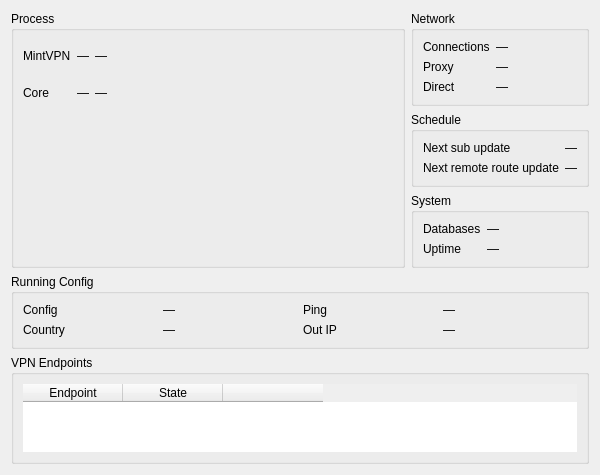
<?xml version="1.0" encoding="UTF-8"?>
<ui version="4.0">
 <class>DialogRuntimeStats</class>
 <widget class="QDialog" name="DialogRuntimeStats">
  <property name="geometry">
   <rect>
    <x>0</x>
    <y>0</y>
    <width>600</width>
    <height>470</height>
   </rect>
  </property>
  <property name="windowTitle">
   <string>Runtime Statistics</string>
  </property>
  <layout class="QGridLayout" name="rootGrid">
   <item row="0" column="0" rowspan="3">
    <widget class="QGroupBox" name="groupProcess">
     <property name="title">
      <string>Process</string>
     </property>
     <layout class="QVBoxLayout" name="processLayout">
      <item>
       <layout class="QGridLayout" name="tableGrid">
        <item row="0" column="0">
         <widget class="QLabel" name="labelQuattroName">
          <property name="text">
           <string notr="true">MintVPN</string>
          </property>
         </widget>
        </item>
        <item row="0" column="1">
         <widget class="QLabel" name="vQuattroCpu">
          <property name="text">
           <string notr="true">—</string>
          </property>
          <property name="alignment">
           <set>Qt::AlignmentFlag::AlignRight|Qt::AlignmentFlag::AlignTrailing|Qt::AlignmentFlag::AlignVCenter</set>
          </property>
         </widget>
        </item>
        <item row="0" column="2">
         <widget class="QLabel" name="vQuattroRam">
          <property name="text">
           <string notr="true">—</string>
          </property>
          <property name="alignment">
           <set>Qt::AlignmentFlag::AlignRight|Qt::AlignmentFlag::AlignTrailing|Qt::AlignmentFlag::AlignVCenter</set>
          </property>
         </widget>
        </item>
        <item row="1" column="0">
         <widget class="QLabel" name="labelCoreName">
          <property name="text">
           <string>Core</string>
          </property>
         </widget>
        </item>
        <item row="1" column="1">
         <widget class="QLabel" name="vCoreCpu">
          <property name="text">
           <string notr="true">—</string>
          </property>
          <property name="alignment">
           <set>Qt::AlignmentFlag::AlignRight|Qt::AlignmentFlag::AlignTrailing|Qt::AlignmentFlag::AlignVCenter</set>
          </property>
         </widget>
        </item>
        <item row="1" column="2">
         <widget class="QLabel" name="vCoreRam">
          <property name="text">
           <string notr="true">—</string>
          </property>
          <property name="alignment">
           <set>Qt::AlignmentFlag::AlignRight|Qt::AlignmentFlag::AlignTrailing|Qt::AlignmentFlag::AlignVCenter</set>
          </property>
         </widget>
        </item>
        <item row="0" column="3" rowspan="2">
         <spacer name="tableSpacer">
          <property name="orientation">
           <enum>Qt::Orientation::Horizontal</enum>
          </property>
          <property name="sizeHint" stdset="0">
           <size>
            <width>12</width>
            <height>0</height>
           </size>
          </property>
         </spacer>
        </item>
       </layout>
      </item>
      <item>
       <widget class="MiniChartWidget" name="cpuChart" native="true"/>
      </item>
      <item>
       <widget class="MiniChartWidget" name="ramChart" native="true"/>
      </item>
     </layout>
    </widget>
   </item>
   <item row="0" column="1">
    <widget class="QGroupBox" name="groupNetwork">
     <property name="title">
      <string>Network</string>
     </property>
     <layout class="QFormLayout" name="formNetwork">
      <item row="0" column="0">
       <widget class="QLabel" name="labelConns">
        <property name="text">
         <string>Connections</string>
        </property>
       </widget>
      </item>
      <item row="0" column="1">
       <widget class="QLabel" name="vConns">
        <property name="text">
         <string notr="true">—</string>
        </property>
       </widget>
      </item>
      <item row="1" column="0">
       <widget class="QLabel" name="labelSpeedProxy">
        <property name="text">
         <string>Proxy</string>
        </property>
       </widget>
      </item>
      <item row="1" column="1">
       <widget class="QLabel" name="vSpeedProxy">
        <property name="text">
         <string notr="true">—</string>
        </property>
       </widget>
      </item>
      <item row="2" column="0">
       <widget class="QLabel" name="labelSpeedDirect">
        <property name="text">
         <string>Direct</string>
        </property>
       </widget>
      </item>
      <item row="2" column="1">
       <widget class="QLabel" name="vSpeedDirect">
        <property name="text">
         <string notr="true">—</string>
        </property>
       </widget>
      </item>
     </layout>
    </widget>
   </item>
   <item row="1" column="1">
    <widget class="QGroupBox" name="groupSchedule">
     <property name="title">
      <string>Schedule</string>
     </property>
     <layout class="QFormLayout" name="formSchedule">
      <item row="0" column="0">
       <widget class="QLabel" name="labelSubUpdate">
        <property name="text">
         <string>Next sub update</string>
        </property>
       </widget>
      </item>
      <item row="0" column="1">
       <widget class="QLabel" name="vSubUpdate">
        <property name="text">
         <string notr="true">—</string>
        </property>
       </widget>
      </item>
      <item row="1" column="0">
       <widget class="QLabel" name="labelRouteUpdate">
        <property name="text">
         <string>Next remote route update</string>
        </property>
       </widget>
      </item>
      <item row="1" column="1">
       <widget class="QLabel" name="vRouteUpdate">
        <property name="text">
         <string notr="true">—</string>
        </property>
       </widget>
      </item>
     </layout>
    </widget>
   </item>
   <item row="2" column="1">
    <widget class="QGroupBox" name="groupSystem">
     <property name="title">
      <string>System</string>
     </property>
     <layout class="QFormLayout" name="formSystem">
      <item row="0" column="0">
       <widget class="QLabel" name="labelDbSize">
        <property name="text">
         <string>Databases</string>
        </property>
       </widget>
      </item>
      <item row="0" column="1">
       <widget class="QLabel" name="vDbSize">
        <property name="text">
         <string notr="true">—</string>
        </property>
       </widget>
      </item>
      <item row="1" column="0">
       <widget class="QLabel" name="labelUptime">
        <property name="text">
         <string>Uptime</string>
        </property>
       </widget>
      </item>
      <item row="1" column="1">
       <widget class="QLabel" name="vUptime">
        <property name="text">
         <string notr="true">—</string>
        </property>
       </widget>
      </item>
     </layout>
    </widget>
   </item>
   <item row="3" column="0" colspan="2">
    <widget class="QGroupBox" name="groupRunning">
     <property name="title">
      <string>Running Config</string>
     </property>
     <layout class="QGridLayout" name="formRunning">
      <item row="3" column="1">
       <widget class="QLabel" name="vCountry">
        <property name="text">
         <string notr="true">—</string>
        </property>
       </widget>
      </item>
      <item row="3" column="0">
       <widget class="QLabel" name="labelCountry">
        <property name="text">
         <string>Country</string>
        </property>
       </widget>
      </item>
      <item row="2" column="1">
       <widget class="QLabel" name="vCfgName">
        <property name="text">
         <string notr="true">—</string>
        </property>
       </widget>
      </item>
      <item row="2" column="0">
       <widget class="QLabel" name="labelCfgName">
        <property name="text">
         <string>Config</string>
        </property>
       </widget>
      </item>
      <item row="3" column="2">
       <widget class="QLabel" name="labelOutIp">
        <property name="text">
         <string>Out IP</string>
        </property>
       </widget>
      </item>
      <item row="3" column="3">
       <widget class="QLabel" name="vOutIp">
        <property name="text">
         <string notr="true">—</string>
        </property>
        <property name="textInteractionFlags">
         <set>Qt::TextInteractionFlag::TextSelectableByMouse</set>
        </property>
       </widget>
      </item>
      <item row="2" column="3">
       <widget class="QLabel" name="vPing">
        <property name="text">
         <string notr="true">—</string>
        </property>
       </widget>
      </item>
      <item row="2" column="2">
       <widget class="QLabel" name="labelPing">
        <property name="text">
         <string>Ping</string>
        </property>
       </widget>
      </item>
     </layout>
    </widget>
   </item>
   <item row="4" column="0" colspan="2">
    <widget class="QGroupBox" name="groupEndpoints">
     <property name="title">
      <string>VPN Endpoints</string>
     </property>
     <layout class="QVBoxLayout" name="endpointsLayout">
      <property name="spacing">
       <number>4</number>
      </property>
      <item>
       <widget class="QTableWidget" name="endpointsTable">
        <property name="frameShape">
         <enum>QFrame::Shape::NoFrame</enum>
        </property>
        <property name="alternatingRowColors">
         <bool>true</bool>
        </property>
        <property name="showGrid">
         <bool>false</bool>
        </property>
        <property name="wordWrap">
         <bool>false</bool>
        </property>
        <column>
         <property name="text">
          <string>Endpoint</string>
         </property>
        </column>
        <column>
         <property name="text">
          <string>State</string>
         </property>
        </column>
        <column>
         <property name="text">
          <string/>
         </property>
        </column>
       </widget>
      </item>
      <item>
       <layout class="QHBoxLayout" name="endpointsButtons">
       </layout>
      </item>
     </layout>
    </widget>
   </item>
  </layout>
 </widget>
 <customwidgets>
  <customwidget>
   <class>MiniChartWidget</class>
   <extends>QWidget</extends>
   <header>include/ui/stats/MiniChartWidget.h</header>
   <container>1</container>
  </customwidget>
 </customwidgets>
 <resources/>
 <connections/>
</ui>
